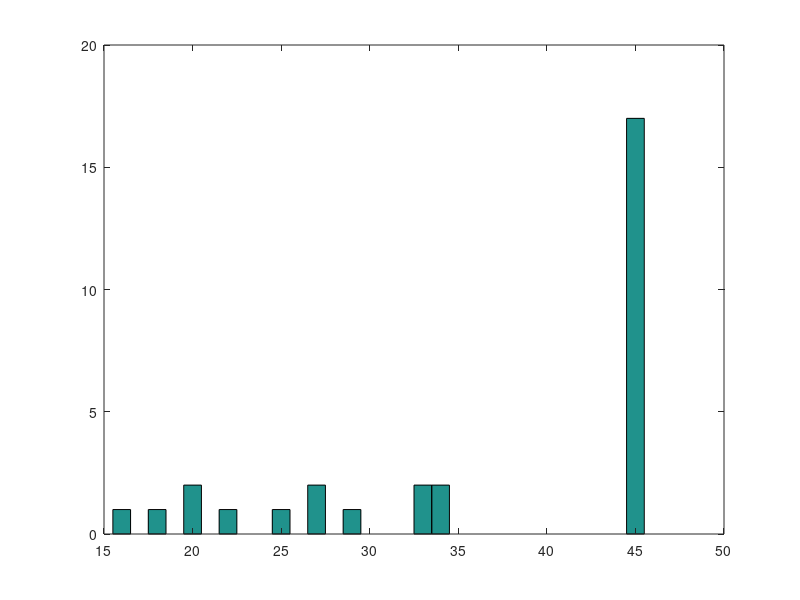
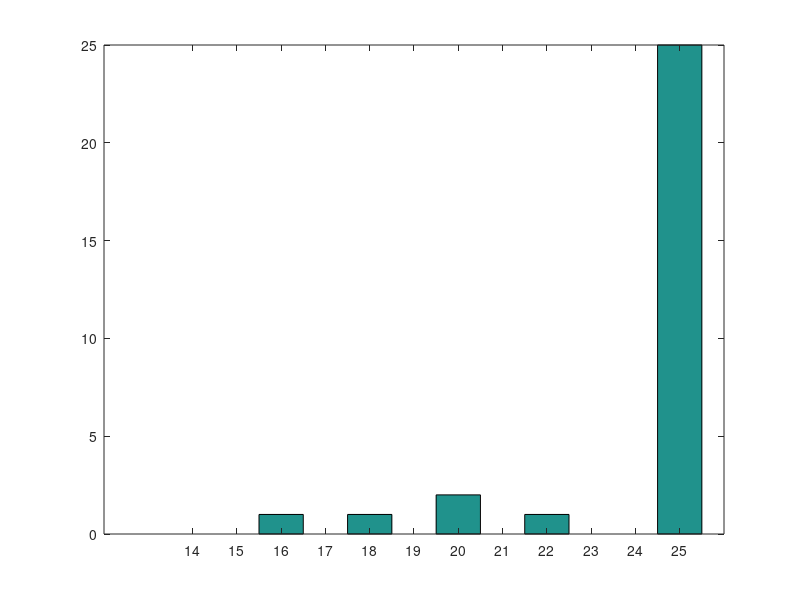

Write the MATLAB code that produced these figures, in order. (Note: this script raises an error after producing the figures.)
%function compile_rgc_fulldataset
close all
clear all
n_obs=0;
day = [1 1 1 2 3 3 ];

PostnatalAge = [45 45 45 45 45 45 45 29 33 33 34 34 45 45 45 45 45 45 27 45 27 18 45 22 45 45 20 20 25 16]
% PostnatalAge(PostnatalAge==60)=30;
figure
hist(PostnatalAge,min(PostnatalAge):max(PostnatalAge))

figure
hist(PostnatalAge(PostnatalAge<60),14:25)

agelist=sort(unique(PostnatalAge));
agelist=agelist(agelist~=25);

 
analysisPath = 'E:\Wayne Matlab data\Wayne data\analysis files\rgc\'
afile = { 'analysis_01312014_anesRGC_rec1new_P45.mat'...
    'analysis_02182014_anesRGC_rec1cluster2_P45.mat'...
    'analysis_02212014_anesRGC_rec1c_P45.mat'...
    'analysis_02272014_anesRGC_rec2b_P45.mat'...
    'analysis_03142014_anesRGC_rec1_P45.mat'...
    'analysis_03142014_anesRGC_rec2a_P45.mat'...
    'analysis_03172014_anesRGC_rec1acluster2_P45.mat'...
    'analysis_03212014_anesRGC_rec1_P29.mat'...
    'analysis_03252014_anesRGC_rec1_P33.mat'...
    'analysis_03252014_anesRGC_rec2_P33.mat'...
    'analysis_03262014_anesRGC_rec1b_P34.mat'...
    'analysis_03262014_anesRGC_rec2_P34.mat'...
    'analysis_03312014_anesRGC_rec1_P45.mat'...
    'analysis_04022014_anesRGC_rec1_P45.mat'...
    'analysis_04022014_anesRGC_rec2_P45.mat'...
    'analysis_04232014_anesRGC_rec1_P45.mat'...
    'analysis_04252014_anesRGC_rec1_P45.mat'...
    'analysis_04302014_anesRGC_rec1_P45.mat'...
    'analysis_05012014_anesRGC_rec1b_P27.mat'...
    'analysis_05142014_anesRGC_rec1_P45.mat'...
    'analysis_05222014_anesRGC_rec1_P27.mat'...
    'analysis_06032014_anesRGC_rec1_P18.mat'...
    'analysis_06112014_anesRGC_rec1_P45.mat'...
    'analysis_06242014_anesRGC_rec1_P22.mat'...
    'analysis_06272014_anesRGC_rec1_P45.mat'...
    'analysis_06272014_anesRGC_rec2_P45.mat'...
    'analysis_07092014_anesRGC_rec1_P20.mat'...
    'analysis_07102014_anesRGC_rec1new_P20.mat'...
    'analysis_07282014_anesRGC_rec1_P25.mat'...
    'analysis_08132014_anesRGC_rec1b_P16.mat'...
    };

histoPath = 'C:\data\matlab data\Wayne Matlab data\histology\development histology\'
histfile = { '','';...
    '','';...
    '','';... 
    '','';...
    '','';...
    '','';...
    '','';...
    '','';...
    '','';...
    '','';...
    '','';...
    '','';...
    '','';...
    '','';...
    '','';...
    '','';...
    '','';...
    '','';...
    '','';...
    '','';...
    '','';...
    '','';...
    '','';...
    '','';...
    '','';...
    '','';...
    '','';...
    '','';...
    '','';...
    '','';...
    };


for i = 1:length(afile)
     afile{i} = [analysisPath afile{i}];
    for s = 1:2  
    if ~isempty(histfile{i,s})
        histfile{i,s} = [histoPath histfile{i,s}];
    end
    end
end



%%% WWT
%%% note - this assumes both shanks are in roughly same A/P position

% lgnPos  = [0 0 3 3 4 0 0 0 0 0 0 0 3 0 0 0 2 3 1 3 0 0 0 0 2 1 4 3 1 1 2 2 1 4 2 4 3 2 2];
% 
% %%% lgnPos = ceil(5*rand(length(afile),1));
% 
% length(afile)
% length(histfile)
% length(lgnPos)
% 
% [anatomy sections]=LGN_histo_twoshank(histfile, lgnPos);
% 
% 
 numsites = ones(1,length(histfile));
% 
% 
% % manual_type = xlsread('C:\data\lgn rf project_new0824\lgn_analysis\lgn types 091412.xlsx','A1:A294');
% % manual_outside = xlsread('C:\data\lgn rf project_new0824\lgn_analysis\lgn types 091412.xlsx','B1:B294');
% % manual_outside(isnan(manual_outside))=0;
 n=0;

 clear mv_all
for i = 1:length(afile);
    i
    clear displayOffset drift mv fl wn wn_movement
    load(afile{i});
    cell_range = n+(1:length(drift));
    n=n+length(drift);
    size(wn)
    if size(wn,2)==2
        wn_all(cell_range,:)=wn
    else
        wn_all(cell_range,1)=wn
    end
    drift_all(cell_range)=drift;

    fl_all(cell_range)=fl;
    if exist('wn_movement','var')
        if ~isfield(wn_movement,'spikes')
            wn_movement(1).freqs = NaN; wn_movement(1).mv_lfp = NaN; wn_movement(1).mvlfp_tdata=NaN;
            wn_movement(1).speed = NaN; wn_movement(1).spikes = NaN; wn_movement(1).lfpV = NaN; wn_movement(1).lfpT=NaN;
            wn_movement(1).frameNum=NaN; wn_movement(1).frameT=NaN;
        end
        movement_all(cell_range)=wn_movement;
    end
    
    age(cell_range) = PostnatalAge(i);
    site(cell_range)=i;
    cell_id(cell_range,:) = cells;
    if size(wv,1)>19
        wv=wv(1:19,:);
    end
    wvform(cell_range,:) = wv';
    if ~exist('displayOffset')
        display(sprintf('need to add display for file %d',i))
       % input('press return to continue')
        displayOffset =45;
        displayHeight=4;
    end
    offsetX(cell_range)=displayOffset;
    offsetY(cell_range)=displayHeight*atand(1/25);

    
end

wn_degperpix = wn(end).degperpix;

clear p
n_sta=0;
%%% fit wn movie stas
wn_cr=nan(n,2);
for eye=1:2;
    for cell_n = 1:n
        cell_n
        wn_all(cell_n,eye).sta_fit=[nan nan nan nan nan nan ];
        wn_all(cell_n,eye).fitsta=nan;
        if ~isempty(wn_all(cell_n,eye).N)
            
            wn_cr(cell_n,eye) = (wn_all(cell_n,eye).crf(10) - wn_all(cell_n,eye).crf(1));
            eye
            for s =1:3
                sta = double(squeeze(wn_all(cell_n,eye).svd_xy(s,:,:)));
                
                [fit g]= fitLGNrf(sta);
                background = find(abs(g-fit(2))<(0.1*abs(fit(1))));
                if fit(1)>1 | fit(3)<1 | fit(4)<1 | fit(3)>size(sta,1) | fit(4)>size(sta,2)
                    break
                end
                z=abs(fit(1))/std(sta(background))
                
                if z>6
                    wn_all(cell_n,eye).sta_t = wn_all(cell_n,eye).svd_t(:,s);
                    if wn_all(cell_n,eye).sta_t(6)<0;
                        wn_all(cell_n,eye).sta_t = wn_all(cell_n,eye).sta_t *-1;
                        fit(1) = fit(1)*-1;
                        fit(2)=fit(2)*-1;
                    end
                    wn_all(cell_n,eye).sta_fit=fit;
                    wn_all(cell_n,eye).sta_final=sta;
                    wn_all(cell_n,eye).zscore=z;
                    wn_all(cell_n,eye).fitsta= g;
                    %                 figure
                    %                 subplot(2,2,1)
                    %                 imagesc(sta); axis equal; axis tight;
                    %
                    %                 subplot(2,2,2)
                    %                 imagesc(g);axis equal; axis tight;
                    %
                    %                 subplot(2,2,4);
                    %                 plot(wn_all(cell_n,eye).sta_t)
                    %                 xlim([0 30])
                    %
                    
                    n_sta=n_sta+1;
                    break
                end
            end
        end
    end
end

for cell_n=1:n
wn_spont(cell_n) = mean(wn_all(cell_n,1).crf([1 20]))/600;
end
figure
hist(wn_spont);
% figure
% plot(dr_spont,wn_spont,'o')




[sp sperr] = sortbyage(wn_spont',age,agelist,1);
figure
errorbar(agelist,sp,sperr);
ylabel('wn spont rate (sp/sec)')

[wnamp wnerr] = sortbyage(wn_cr(:,1)/600,age,agelist,1);
figure
errorbar(agelist,wnamp,wnerr)
ylabel('evoked wn firing (sp/sec)')

ind=0;
tmin=zeros(1,cell_n); tmax = tmin; wn_lat=tmin;

x0 = nan(n,1); y0 = nan(n,1); wx=nan(n,1),wy=nan(n,1);A = nan(n,1); wn_resp = nan(n,1); wn_phase=nan(n,1);
tmin= nan(n,1); tmax=nan(n,1); wn_lat = nan(n,1); wn_cr_norm=nan(n,1);wn_adapt=nan(n,1); dom_eye=ones(n,1)
mv_x0 = nan(n,1); mv_y0=nan(n,1); fl_x0=nan(n,1); fl_y0=nan(n,1);
dom_eye(wn_cr(:,2)>1000 & wn_cr(:,2)>wn_cr(:,1)& wn_cr(:,1)>-10^3)=2;
figure
scatter(wn_cr(:,1),wn_cr(:,2),6,dom_eye)
xlabel('contra eye response')
ylabel('ipsi eye response');
legend('contra unit','ipsi unit')


age(age==60)=30;




%%% fill in white noise params
for cell_n=1:n
    for eye=1:2
        
        if ~isempty(wn_all(cell_n,eye).N)
            if eye==dom_eye(cell_n);
                %                 if eye==2
                %                     keyboard
                %                 end;
                dom_eye(cell_n)=eye;
                wn_resp(cell_n) = wn_all(cell_n,eye).responsiveness(1);
                wn_phase(cell_n) =wn_all(cell_n,eye).phase;
                A(cell_n) = wn_all(cell_n,eye).sta_fit(1);
                wx(cell_n)=abs(wn_all(cell_n,eye).sta_fit(6));
                wy(cell_n)=abs(wn_all(cell_n,eye).sta_fit(5));
                x0(cell_n)= (wn_all(cell_n,eye).sta_fit(4) - 64)*wn_degperpix + offsetX(cell_n);
                y0(cell_n)= (wn_all(cell_n,eye).sta_fit(3) - 38)*wn_degperpix ;  %%% top of monitor = -38, bottom = 38,  so moving upward means more negative
                y0(cell_n) = -y0(cell_n) + offsetY(cell_n);  %%% invert so y goes from bottom up
                if ~isempty(wn_all(cell_n,eye).sta_t)
                    [z wn_lat(cell_n)] = max(wn_all(cell_n,eye).sta_t);
                    tmax(cell_n)=max(wn_all(cell_n,eye).sta_t - wn_all(cell_n,eye).sta_t(1))*sign(A(cell_n));
                    tmin(cell_n)=min(wn_all(cell_n,eye).sta_t- wn_all(cell_n,eye).sta_t(1))*sign(A(cell_n));
                end
                %wn_cr(cell_n) = (wn_all(cell_n,eye).crf(10) - wn_all(cell_n,eye).crf(1));
                wn_cr_dom(cell_n) = wn_cr(cell_n,eye);
                wn_cr_norm(cell_n) = (wn_all(cell_n,eye).crf(10) - wn_all(cell_n,eye).crf(1)) ./ ( (wn_all(cell_n,eye).crf(10) + wn_all(cell_n,eye).crf(1)));
                up = mean(wn_all(cell_n,eye).crf(1:10)); dn = mean(wn_all(cell_n,eye).crf(11:20));
                if up~=0
                    wn_adapt(cell_n) = dn/up;
                end
                
            
                if ~isstruct(fl_all(cell_n))
                    fl_x0(cell_n) = NaN; fl_y0(cell_n)=NaN;
                else
                    if ~isempty(fl_all(cell_n).sta_pos)
                        fl_x0(cell_n) = fl_all(cell_n).sta_pos(1)*fl_all(length(wn_all)).degperpix + offsetX(cell_n);
                        fl_y0(cell_n) = -fl_all(cell_n).sta_pos(2)*fl_all(length(wn_all)).degperpix +offsetY(cell_n);
                    end
                end
                
            end
        end
    end
end


tratio=-tmin./tmax;
tratio(tratio>1)=1;


%%% flash spots
for cell_n = 1:n
    f= fl_all(cell_n);
    if ~isempty(f.N)
        flash_spont = mean(f.onset_hist(f.onset_bins<0.25))
        %     figure
        %      for r = 1:2
        %          hold on
        %          if r==1
        %          plot(f.onset_bins(1:end-1),squeeze(mean(f.onset_hist(r,:,:),2)))
        %          else
        %            plot(f.onset_bins(1:end-1),squeeze(mean(f.onset_hist(r,:,:),2)),'r')
        %          end
        %      end
        
        [junk fl_onoff(cell_n) ] = max(nanmean(f.hist_all,2));
        
        sz= squeeze(f.hist_all(fl_onoff(cell_n),:))-f.spont;
        fl_sztune(cell_n,:)=sz;
        [fl_amp(cell_n) fl_sz(cell_n)] = max(sz) ;
        fl_supp(cell_n) = sz(end)/max(sz);
        fl_spont(cell_n) = f.spont;
        c=corrcoef(squeeze(mean(f.onset_hist(1,:,:),2)), squeeze(mean(f.onset_hist(2,:,:),2)));
        fl_onoffcorr(cell_n) =c(2,1);
        use_sizes = find(sz>0.5*max(sz))
        for r=1:2
            
            h = squeeze(mean(f.onset_hist(r,use_sizes,:),2))-f.spont;
            fl_tseries(cell_n,r,:) = h;
            [onset(cell_n,r) onset_lat(cell_n,r)]=max(h(f.onset_bins>=0.3 & f.onset_bins<0.55));
            onset_sust(cell_n,r) = mean(h(f.onset_bins>=0.3 & f.onset_bins<0.55))/onset(cell_n,r);
            [offset(cell_n,r) offset_lat(cell_n,r)]=max(h(f.onset_bins>=0.55 & f.onset_bins<0.8));
            offset_sust(cell_n,r) = mean(h(f.onset_bins>=0.55 & f.onset_bins<0.8))/offset(cell_n,r);
        end
        
        
        if f.lag==1  %%% responds to offset
            fl_lat(cell_n)=offset_lat(cell_n,fl_onoff(cell_n));
            sustain(cell_n) =offset_sust(cell_n,fl_onoff(cell_n));
        else
            sustain(cell_n) =onset_sust(cell_n,fl_onoff(cell_n));
            fl_lat(cell_n)=onset_lat(cell_n,fl_onoff(cell_n));
        end
        fl_onset_amp(cell_n) = onset(cell_n,fl_onoff(cell_n));
        fl_lag(cell_n) = f.lag;
        fl_onoff(cell_n) = 2*(fl_onoff(cell_n)-1.5);
        if fl_lag(cell_n)==1  %%% if a cell responds with 1 frame delay, it is responding to offset
            fl_onoff(cell_n)=-1*fl_onoff(cell_n);
        end
    end
end

fl_thresh=1;


%%% set age bins
ageBins = [14 20; 21 34; 45 50]';
[sp sperr] = sortbyage(wn_spont',age,ageBins,1);
figure
errorbar(mean(ageBins,1),sp,sperr);
ylabel('wn spont rate (sp/sec)')


[supp supperr] = sortbyage(fl_supp',age,agelist,fl_amp>fl_thresh );
figure
errorbar(agelist,supp, supperr);
ylabel('size suppression');

[sz szerr] = sortbyage(fl_sz',age,agelist,fl_amp>fl_thresh);
figure
errorbar(agelist,sz, szerr);
ylabel('pref size')

[lat laterr] = sortbyage(fl_lat',age,agelist,fl_amp>fl_thresh);
figure
errorbar(agelist,lat, laterr);
ylabel('flash spot latency (frames)')

[resp resperr] = sortbyage(wx,age,agelist,1)
figure
errorbar(agelist,resp, resperr);
ylabel('wx white noise)')

%%wayne
[resp resperr] = sortbyage(wx,age,ageBins,1)
figure
hold on
errorbar(mean(ageBins,1),resp, resperr);
bar(mean(ageBins,1),resp);
ylabel('wx from wn (sp/sec)')

[resp resperr] = sortbyage(fl_amp',age,agelist,1)
figure
errorbar(agelist,resp, resperr);
ylabel('spot response (sp/sec)')


[resp resperr] = sortbyage(fl_amp'>fl_thresh,age,agelist,1)
figure
errorbar(agelist,resp, resperr);
ylabel('% responsive')



fl_type= nan(size(fl_lag));
fl_type(fl_lag==0)=1;
fl_type(fl_lag==1)=2;


%n_obs=n_obs+1; obs_name{n_obs} = 'fl size supp'; obs(:,n_obs) = fl_supp;


fl_sz(fl_amp<fl_thresh)=nan;
fl_lag(fl_amp<fl_thresh)=nan;
fl_type(fl_amp<fl_thresh)=nan;
sustain(fl_amp<fl_thresh)=nan;
fl_onoff(fl_amp<fl_thresh)=nan;
fl_lat(fl_amp<fl_thresh)=nan;
fl_onoffcorr(fl_amp<fl_thresh)=nan;

fl_x0(fl_amp<fl_thresh)=nan;
fl_x0(fl_x0<-20)=nan;
fl_y0(fl_amp<fl_thresh)=nan;

sustain(sustain<0)=nan;
sustain(sustain>1)=nan;


sustain_norm = sustain;
sustain_norm(sustain_norm<0)=0;
sustain_norm(fl_onset_amp<2)=nan;


clear driftOSI driftDSI

%%% drifting gratings
for cell_n=1:length(histox)
    d = drift_all(cell_n);
    dr_spont(cell_n)=d.spont(1);
    tfs = squeeze(nanmean(d.orient_tune(1:2,:,:),3));
    tf_ratio(cell_n,:) = (tfs(2,:)-tfs(1,:))./(tfs(2,:) + tfs(1,:));
    %figure('Name',sprintf('cell %d',cell_n))
    color = {'b','r'};
    [sf_amp(cell_n) peak_sf(cell_n)] = max(squeeze(mean(nanmean(d.sf_tune(:,1:2,:),2),1)));
    
    drift_amp(cell_n) = max(max(max(d.orient_tune)));
    for r=1:2  %%% tempfreq
        lowsf(cell_n,r)=d.sf_tune(r,1,1);
        for f=1:2  %%% F0 F1
            [peak_amp peak_tf(cell_n)] = max(squeeze(nanmean(d.sf_tune(:,f,:),3)));
            drift_os = squeeze(d.orient_tune(r,f,:));
            [dr_osi(cell_n,r,f) dr_prefO(cell_n,r,f)]= calcOSI(drift_os,0);
            [dr_dsi(cell_n,r,f) dr_prefD(cell_n,r,f)]= calcOSI(drift_os,1);
            
            %                 subplot(2,2,f)
            %                 hold on
            %                 plot(drift_os,color{r});
            %                 title(sprintf('tfratio %f',tf_ratio(cell_n,f)));
            
            drift_sf= squeeze(d.sf_tune(r,f,:));
            %                 subplot(2,2,f+2)
            %                 hold on
            %                 plot(drift_sf,color{r});
            %                 title(sprintf('peak sf %d',peak_sf(cell_n)));
            %axis([1 8 min(0,min(drift_os)) max(drift_os)])
        end
    end
    pref_tf = round(sign(tf_ratio(cell_n,1))/2 + 1.5);
    if isnan(pref_tf)
        pref_tf = 1;
    end
    driftOSI(cell_n,:) = dr_osi(cell_n,pref_tf,:);
    driftDSI(cell_n,:) = dr_dsi(cell_n,pref_tf,:);
    driftOSItheta(cell_n,:) = dr_prefO(cell_n,pref_tf,:);
    driftDSItheta(cell_n,:) = dr_prefD(cell_n,pref_tf,:);
    driftF1F0(cell_n)=sum(d.orient_tune(pref_tf,2,:)) / sum(d.orient_tune(pref_tf,1,:)); %%% replace with max?
    %         driftF1F0(cell_n)=max(d.orient_tune(pref_tf,2,:)) / max(d.orient_tune(pref_tf,1,:)); %%% replace with max?
    lowpass(cell_n) = lowsf(cell_n,pref_tf);
end


[resp resperr] = sortbyage(sf_amp',age,agelist,1);
figure
errorbar(agelist,resp,resperr);
ylabel('grating response (sp/sec)');

[resp resperr] = sortbyage(sf_amp'>1,age,agelist,1);
figure
errorbar(agelist,resp,resperr);
ylabel('% responsive (>1sp/sec)');

[sf sferr] = sortbyage(peak_sf',age,agelist,sf_amp>2)
figure
errorbar(agelist,sf,sferr);
ylabel('peak sf (cpd)');

[sp sperr] = sortbyage(dr_spont',age,agelist,1)
figure
errorbar(agelist,sp,sperr);
ylabel('spont rate (sp/sec)');

[osi osierr] = sortbyage(driftOSI(:,1)>0.2,age,agelist,sf_amp>2);
figure
errorbar(agelist,osi,osierr);
ylabel('fraction orientation selective >0.2')


[dsi dsierr] = sortbyage(driftDSI(:,1)>0.2,age,agelist,sf_amp>2);
figure
errorbar(agelist,dsi,dsierr);
ylabel('fraction direction selective >0.2')

sbc= (wn_cr_dom<-1*10^3);

[sbc_frac sbc_err] = sortbyage(sbc',age,agelist,1);
figure
errorbar(agelist,sbc_frac,sbc_err);
ylabel('fraction sbc');


thresh=3;
mv_osi(mv_amp<thresh)=nan;
mv_dsi(mv_amp<thresh)=nan;
mv_spd(mv_amp<thresh)=nan;
mv_spd_ratio(mv_amp<thresh)=nan;
mv_x0(mv_amp<thresh)=nan;
mv_y0(mv_amp<thresh)=nan;

d_thresh=1;
driftF1F0(driftF1F0<0)=0;
tf_ratio(tf_ratio>1)=1;
tf_ratio(tf_ratio<-1)=-1;
tf_ratio(sf_amp<d_thresh)=nan;
peak_sf(sf_amp<d_thresh)=nan;
driftDSI(sf_amp<d_thresh,:)=nan;
driftOSI(sf_amp<d_thresh,:)=nan;
driftF1F0(sf_amp<d_thresh)=nan;




%%% lots of misc figs
for misc_figs = 1:0
    figure
    hist(wn_cr);
    
    figure
    hist(wn_cr_norm)
    
    figure
    polar(wn_phase,wn_resp,'o');
    figure
    plot(wn_resp.*cos(wn_phase),wn_cr_norm,'o');
    
    %%% wn amplitudes
    figure
    hist(A)
    sum(~isnan(A))/length(A)
    
    %%% wn sizes
    figure
    plot(wx*0.7,wy*0.7,'o');
    axis([0 10 0 10])
    axis square
    
    
    
    
    %%% wn on/off
    figure
    plot(tmax,tmin,'o')
    axis([-1 1 -1 1])
    axis square
    
    %%% wn latency
    figure
    hist(wn_lat(wn_lat>0))
    
    %%% wn sites
    figure
    color = {'bo','go','ro','co','mo','yo','ko'};
    for i=1:length(afile);
        hold on
        plot(x0(site==i),y0(site==i),color{mod(i,7)+1})
        
    end
    axis ij
    
    
    figure
    plot(tmin./tmax,wx,'o')
    
    figure
    plot(fl_lag,wx,'o')
    xlabel('flash_lag');
    ylabel('width deg');
    
    figure
    plot(x0,wx,'o')
    axis([0 128 0 15])
    xlabel('x - deg');
    ylabel('width x - deg');
    
    figure
    plot(x0,wy,'o')
    
    figure
    hist(fl_lat(fl_amp>4 & fl_lag==0));
    
    figure
    hist(sustain(fl_amp>4 & fl_lag==0));
    
    
    figure
    hist(tmin./tmax)
    
    figure
    plot(fl_lat(fl_amp>2 & fl_lag==0),sustain(fl_amp>2 & fl_lag==0),'o' );
    
    
    figure
    plot(tmax(fl_lag==0),tmin(fl_lag==0),'o')
    hold on
    plot(tmax(fl_lag==1),tmin(fl_lag==1),'ro')
    
    figure
    plot(fl_sz(fl_amp>4),wx(fl_amp>4),'o');
    hold on
    plot(fl_sz(fl_amp>4),wy(fl_amp>4),'go');
    figure
    plot(onset);
    figure
    plot(offset);
    
    figure
    plot(fl_onoff(fl_amp>4),tmax(fl_amp>4),'o')
    
    figure
    plot(onset(:,1),onset(:,2),'o')
    xlabel('off response onset')
    ylabel('on response onset')
    axis equal
    figure
    plot(onset(:,1),offset(:,2),'o');
    axis equal
    hold on
    plot(onset(:,2),offset(:,1),'ro')
    axis equal
    
    figure
    for i =1:2
        hold on
        if i==1
            plot(x0(fl_lag==0),y0(fl_lag==0),'o');
        elseif i==2
            plot(x0(fl_lag==1),y0(fl_lag==1),'go');
        end
    end
    title('position - lag =0 vs 1')
    axis ij
    
    fl_responder=find(onset>5)
    figure
    plot(onset_sust(fl_responder),onset_lat(fl_responder),'o')
    
    figure
    hist(onset_sust(onset>5));
    
    figure
    hist(onset_lat(onset>5),0:10)
    
    figure
    plot(fl_sz(fl_amp>1),fl_amp(fl_amp>1),'o')
    
    figure
    hist(fl_supp(fl_amp>2))
    
    figure
    plot(fl_lag(fl_amp>4),fl_supp(fl_amp>4),'o')
    
    
    fl_resp = find(fl_amp>4 | (fl_amp>2 & fl_spont<1))
    
end

for histo_analysis=1:0
    
    fl_y0 = fl_y0 - (nanmean(fl_y0)-nanmean(y0));
    mv_y0 = mv_y0 - (nanmean(mv_y0)-nanmean(y0));
    fl_x0 = fl_x0 - (nanmean(fl_x0)-nanmean(x0));
    mv_x0 = mv_x0 - (nanmean(mv_x0)-nanmean(x0));
    
    meanx0 = nanmean([x0 fl_x0 mv_x0],2);
    meany0 = nanmean([y0 fl_y0 mv_y0],2);
    
    offsets = zeros(length(x0),max(day));
    for i = 1:max(day);
        offsets(:,i)=(day(site)==i)';
    end
    
    %xyz = [ones(size(x0)) alignedX' alignedY' histSection'*200];
    xyz = [offsets alignedX' alignedY' histSection'*200];
    
    xc = regress(meanx0,xyz);
    yc = regress(meany0,xyz);
    xfit = xyz*xc;
    yfit = xyz*yc;
    
    colordef white
    figure
    scatter(meanx0,xfit,8,site);
    xlabel('x0'); ylabel('xfit');
    axis equal
    
    figure
    scatter(meany0,yfit,8,site);
    xlabel('y0'); ylabel('yfit');
    axis equal
    
    figure
    plot(x0,mv_x0,'o');
    xlabel('wn x0'); ylabel('mv x0')
    hold on; axis equal
    plot([0 100],[0 100])
    
    
    figure
    plot(y0,mv_y0,'o')
    xlabel('wn y0'); ylabel('mv y0')
    hold on; axis equal
    plot([0 100],[0 100])
    
    
    figure
    plot(x0,fl_x0,'o');
    xlabel('wn x0'); ylabel('fl x0')
    hold on; axis equal
    plot([0 100],[0 100])
    
    figure
    plot(y0,fl_y0,'o')
    xlabel('wn y0'); ylabel('fl y0')
    hold on; axis equal
    plot([0 100],[0 100])
    
end


% figure
% hold on
% for siteN = 1:32
%     pts = find(site==siteN);
%     plot(histoy(pts),meany0(pts)')
%     if sum(~isnan(meany0(pts)))>1
%         yc = regress(meany0(pts),[ones(size(meany0(pts))) histoy(pts)']);
%         scale(siteN) = yc(2);
%     end
% end

figure
plot(histox,histoy,'o')
axis equal
n_obs=0;
clear obs_name obs

for setup_obs=1:1
    n_obs=n_obs+1; obs_name{n_obs} = 'histox'; obs(:,n_obs) = histox;
    n_obs=n_obs+1; obs_name{n_obs} = 'histoy'; obs(:,n_obs)=histoy;
    n_obs=n_obs+1; obs_name{n_obs} = 'hist sections'; obs(:,n_obs)=histSection;
    n_obs=n_obs+1; obs_name{n_obs} = 'x0'; obs(:,n_obs) = x0;
    n_obs=n_obs+1; obs_name{n_obs} = 'y0'; obs(:,n_obs)=y0;
    n_obs=n_obs+1; obs_name{n_obs} = 'eye'; obs(:,n_obs) = dom_eye;
    n_obs=n_obs+1; obs_name{n_obs} = 'manual type'; obs(:,n_obs) = manual_type;
    n_obs=n_obs+1; obs_name{n_obs} = 'sta amp'; obs(:,n_obs)=A;
    n_obs=n_obs+1; obs_name{n_obs} = 'flash on/off'; obs(:,n_obs) = fl_onoff;
    
    n_obs=n_obs+1; obs_name{n_obs} = 'tminmax'; obs(:,n_obs) = tratio;
    n_obs=n_obs+1; obs_name{n_obs} = 'wx'; obs(:,n_obs) = wx;
    n_obs=n_obs+1; obs_name{n_obs} = 'wy'; obs(:,n_obs)=wy;
    n_obs=n_obs+1; obs_name{n_obs} = 'sta latency'; obs(:,n_obs) = wn_lat;
    n_obs=n_obs+1; obs_name{n_obs} = 'flash latency'; obs(:,n_obs) = fl_lat;
    
    n_obs=n_obs+1; obs_name{n_obs} = 'peak size'; obs(:,n_obs) = fl_sz;
    n_obs=n_obs+1; obs_name{n_obs} = 'fl_lag'; obs(:,n_obs) = fl_lag;
    n_obs=n_obs+1; obs_name{n_obs} = 'offset-onset'; obs(:,n_obs)=-fl_type;
    n_obs=n_obs+1; obs_name{n_obs} = 'sustain'; obs(:,n_obs) = sustain;
    n_obs=n_obs+1; obs_name{n_obs} = 'onfoff corr'; obs(:,n_obs) = fl_onoffcorr;
    
    n_obs=n_obs+1; obs_name{n_obs} = 'mv osi'; obs(:,n_obs) =mv_osi;
    n_obs=n_obs+1; obs_name{n_obs} = 'mv dsi'; obs(:,n_obs) = mv_dsi;
    n_obs=n_obs+1; obs_name{n_obs} = 'peak speed'; obs(:,n_obs) = mv_spd;
    n_obs=n_obs+1; obs_name{n_obs} = 'mv sp ratio'; obs(:,n_obs) = mv_spd_ratio;
    
    n_obs=n_obs+1; obs_name{n_obs} = 'TF ratio'; obs(:,n_obs) = tf_ratio(:,1)';
    n_obs=n_obs+1; obs_name{n_obs} = 'peakSF'; obs(:,n_obs) = peak_sf;
    %n_obs=n_obs+1; obs_name{n_obs} = 'drift amp'; obs(:,n_obs) = sf_amp;
    
    d = driftDSI(:,1)';
    d(d>0.3)=d(d>0.3)+0.1;
    n_obs=n_obs+1; obs_name{n_obs} = 'DSI'; obs(:,n_obs) = d;
    %   n_obs=n_obs+1; obs_name{n_obs} = 'driftDSI1'; obs(:,n_obs) = driftDSI(:,2)';
    
    d = driftOSI(:,1)';
    d(d>0.33)=d(d>0.33)+0.1;
    n_obs=n_obs+1; obs_name{n_obs} = 'OSI'; obs(:,n_obs) = d;
    %  n_obs=n_obs+1; obs_name{n_obs} = 'driftOSI1'; obs(:,n_obs) = driftOSI(:,2)';
    n_obs=n_obs+1; obs_name{n_obs} = 'F1/F0'; obs(:,n_obs) = driftF1F0;
    
    n_obs=n_obs+1; obs_name{n_obs} = 'contrast resp'; obs(:,n_obs) = wn_cr_dom;
    n_obs=n_obs+1; obs_name{n_obs} = 'contrast resp_norm'; obs(:,n_obs)=wn_cr_norm;
    n_obs=n_obs+1; obs_name{n_obs} = 'sbc'; obs(:,n_obs)=(wn_cr_dom<-1*10^3);
    n_obs=n_obs+1; obs_name{n_obs} = 'wn adapt'; obs(:,n_obs)=wn_adapt;
    n_obs=n_obs+1; obs_name{n_obs} = 'spont'; obs(:,n_obs) = dr_spont;
    
end


figure
for i = 1:n_obs;
    subplot(5,7,i)
    [h b]=hist(obs(:,i));
    bar(b,h);
end


%usedcells= find(inside & ~(isnan(obs(:,4)) & isnan(obs(:,16))&isnan(obs(:,24))));
resp =~isnan(obs(:,find(strcmp(obs_name,'sta amp'))))+  ~isnan(obs(:,find(strcmp(obs_name,'offset-onset')))) +...
    ~isnan(obs(:,find(strcmp(obs_name,'peak speed'))))+  ~isnan(obs(:,find(strcmp(obs_name,'F1/F0')))) ;

sbc = wn_cr_dom<-1*10^3;
sbc=sbc';

usedcells = find(manual_type~=0)
%usedcells = find(inside & resp>=1| sbc);
%usedcells = 1:length(sbc);
%usedcells=find(manual_type>=1 & manual_type<=2)
length(usedcells)

obs_used = obs(usedcells,:);
obs_used=replaceNan(obs_used,obs_name,'DSI',0);
obs_used=replaceNan(obs_used,obs_name,'OSI',0);
obs_used=replaceNan(obs_used,obs_name,'mv osi',0);
obs_used=replaceNan(obs_used,obs_name,'mv dsi',0);
obs_used=replaceNan(obs_used,obs_name,'sta amp',0);
obs_used=replaceNan(obs_used,obs_name,'peak speed',3);
obs_used=replaceNan(obs_used,obs_name,'mv sp ratio',0);

obs_norm = (obs_used-repmat(nanmean(obs_used),size(obs_used,1),1))./repmat(nanstd(obs_used),size(obs_used,1),1);
obs_norm(obs_norm>2)=2;
obs_norm(obs_norm<-2)=-2;

figure
for i = 1:n_obs;
    subplot(5,7,i)
    [h b]=hist(obs_norm(:,i));
    bar(b,h);
    set(gca,'Ytick',[])
    title(obs_name{i})
end

labels  ={};
for i = 1:length(obs_name);
    labels{i} = sprintf('%s  %d',obs_name{i},i);
end

figure
pcorr = corrcoef(obs_norm,'rows','pairwise');
pcorr(isnan(pcorr))=0;
imagesc(pcorr)
set(gca,'YTickLabel',labels)
set(gca,'YTick',1:length(obs_name))
title('pairwise')

labels  ={};
for i = 1:length(obs_name);
    labels{i} = sprintf('%s  %d',obs_name{i},i);
end

start_obs=8;
used_obs=start_obs:n_obs;
used_obs=used_obs(used_obs~=find(strcmp(obs_name,'fl_lag'))); %%% fl_lag (1,2 are the only meaningful)
used_obs=used_obs(used_obs~=find(strcmp(obs_name,'contrast resp_norm'))); %%% cr_norm (captured by cr)
%used_obs=used_obs(used_obs~=find(strcmp(obs_name,'driftDSI1'))); %%% drift DSI F1
%used_obs=used_obs(used_obs~=find(strcmp(obs_name,'driftOSI1')));  %%% drift OSI F1
used_obs=used_obs(used_obs~=find(strcmp(obs_name,'wx'))); %%% drift DSI F1
used_obs=used_obs(used_obs~=find(strcmp(obs_name,'wy')));  %%% drift OSI F1
%used_obs=used_obs(used_obs~=find(strcmp(obs_name,'sustain')));  %%% sustained / trans from flash; redundant with lag
used_obs=used_obs(used_obs~=find(strcmp(obs_name,'tminmax')));  %%% drift OSI F1
used_obs=used_obs(used_obs~=find(strcmp(obs_name,'wn adapt')));  %%% drift OSI F1


used_obs=used_obs(used_obs~=find(strcmp(obs_name,'mv sp ratio')));  %%% redundant with speed
used_obs=used_obs(used_obs~=find(strcmp(obs_name,'mv dsi')));  %%% redundant with mv osi
used_obs=used_obs(used_obs~=find(strcmp(obs_name,'mv osi')));  %%% redundant with mv osi
obs_id = find(strcmp(obs_name,'sbc'))
obs_norm(:,obs_id) = obs_norm(:,obs_id)*1.5;
obs_id = find(strcmp(obs_name,'OSI'))
obs_norm(:,obs_id) = obs_norm(:,obs_id)*1.5;
obs_id = find(strcmp(obs_name,'DSI'))
obs_norm(:,obs_id) = obs_norm(:,obs_id)*1.5;
used_obs=used_obs(used_obs~=find(strcmp(obs_name,'sbc')));  %%% redundant with speed


%used_obs=used_obs(used_obs~=find(strcmp(obs_name,'dr spont'))); %%% drift DSI F1

%
% e = eig(pcorr(used_obs,used_obs));
% figure
% plot(e(end:-1:1));
% [v d] = eig(pcorr(used_obs,used_obs));
% figure
% imagesc(v(:,size(v,2):-1:1));
% set(gca,'YTickLabel',labels(used_obs))
% set(gca,'YTick',1:length(obs_name))
% title('pairwise corr')
close all

%%% perform clustering!!!
for rep=2:2;
    for c_rep=6:6
        npca=2*rep+4;
        %npca =6;
        n_clust=c_rep;
        % n_clust=c_rep+5;
        
        phi=1.05                       % fuzzy exponent
        
        maxiter=200;
        toldif=0.0000001;
        
        ndata = length(obs_norm);         % number of data
        % initialise random
        Uinit= initmember(0.1,n_clust,ndata);
        tic
        %data=pc(:,1:npca);
        data = obs_norm(:,used_obs);
        data(isnan(data))=0;
        
        figure
        imagesc(data')
        
        [U, centroid, dist, W, obj] = run_fuzme(n_clust,data,phi,maxiter,1,toldif,0.1,200);
        toc
        %T= kmeans(pc(:,1:7),n_clust,'Replicates',100);
        %T= clusterdata(pc(:,1:6),'maxclust',n_clust,'linkage','ward');
        
        [conf T]= max(U');
        
        for dt=1:2
            [DB(rep,c_rep,dt),CH(rep,c_rep,dt),Dunn(rep,c_rep,dt),KL(rep,c_rep,dt),Han(rep,c_rep,dt),st] = valid_internal_deviation(data,T,dt)
        end
        
        obs_sort = zeros(size(obs_norm));
        obs_sort_mean = zeros(size(obs_norm));
        cell_list = zeros(length(obs_norm),1);
        usort = zeros(size(U));
        n=0;
        for i = 1:max(T);
            members = find(T==i);
            obs_sort(n+1:n+length(members),:) = obs_norm(members,:);
            obs_sort_mean(n+1:n+length(members),:) = repmat(nanmean(obs_norm(members,:),1),length(members),1);
            cell_list(n+1:n+length(members))=members;
            
            usort(n+1:n+length(members),:)=U(members,:);
            n=n+length(members);
        end
        obs_sort(isnan(obs_sort))=-3;
        labels  ={};
        for i = 1:length(obs_name);
            labels{i} = sprintf('%s  %d',obs_name{i},i);
        end
        figure
        imagesc(obs_sort',[-3 3]);
        set(gca,'YTickLabel',labels(1:n_obs))
        set(gca,'YTick',1:length(obs_name))
        figure
        imagesc(obs_sort_mean',[-1.5 1.5]);
        set(gca,'YTickLabel',labels(1:n_obs))
        set(gca,'YTick',1:length(obs_name))
        % figure
        % imagesc(usort')
        
        figure
        imagesc(corrcoef(data(cell_list,:)'),[-1 1]);
        title(sprintf('nclust %d npca %d phi %0.2f',n_clust,npca,phi))
    end
end

figure
imagesc(Dunn(:,:,1));

types = nan(1,length(drift_all));
types(usedcells)=T;

figure
scatter(obs_norm(:,1),obs_norm(:,2),[],T)

[labels cmap clim]= makeColors(types,nan,'qual','Set1');
f = plotSections(sections,anatomy,histox,histoy,histSection,labels);
colormap(cmap); colorbar; set(gca,'Clim',clim); title(sprintf('type %d',i));


for full_analysis=1:0
dsID = 4; ds = find(types==dsID);
onsustID =2; onsust = find(types == onsustID);
offsustID = 3; offsust= find(types == offsustID);
offtransID =5; offtrans = find(types==offtransID);
sbcID = 1; sbc = find(types==sbcID);
miscwID = 6; miscw = find(types==miscwID);
plist{1} = onsust; plist{2} = offsust; plist{3} = offtrans; plist{4} = ds; plist{5}=miscw; plist{6} = sbc;

figure
for i = 1:length(plist);
    subplot(2,3,i)
    hist(manual_type(plist{i}),1:7)
end

%for i = 1:max(T);
for i = [onsustID offsustID offtransID  dsID   sbcID miscwID];
    id = zeros(size(types));
    id(types==i)=1;
    
    [labels cmap clim]= makeColors(id,nan,'qual','Set1');
    f = plotSections(sections,anatomy,histox(~manual_outside),histoy(~manual_outside),histSection(~manual_outside),labels(~manual_outside,:));
    colormap(cmap); colorbar; set(gca,'Clim',clim); title(sprintf('type %d',i));
    
    f = plotFiltSections(sections,anatomy,round(histox(~manual_outside)),round(histoy(~manual_outside)),histSection(~manual_outside),id(~manual_outside),[],cbrewer('seq','Greens',64),[0 0.4],100);
    %title(sprintf('type %d',i));
    %subplot(2,3,1); colorbar
end

id = zeros(size(types));
id(types==onsustID | types == offsustID | types ==offtransID)=1;
f = plotFiltSections(sections,anatomy,round(histox(~manual_outside)),round(histoy(~manual_outside)),histSection(~manual_outside),id(~manual_outside),[],cbrewer('seq','Greens',64),[0 0.7],100);
%title(sprintf('type %d',i));
%subplot(2,3,1); colorbar



sects=[2 3 5];
for section=1:3
    sectionUnits = find(histSection==sects(section) & ~manual_outside');
    Ntotal(section)=length(sectionUnits);
    for type = 1:6;
        N(section,type)=length(intersect(sectionUnits,plist{type}));
        [phat pci] = binofit(N(section,type),Ntotal(section),0.1);
        binoP(section,type)=phat;
        binoCI(section,type,:) = pci;
        err(section,type) = sqrt(Ntotal(section)*phat*(1-phat))/Ntotal(section);
        fraction(section,type) = N(section,type)/Ntotal(section);
    end
end

for tp = 1:6;
    figure
    bar(binoP(:,tp));
    hold on
    %errorbar(1:3,binoP(:,tp),binoP(:,tp)-binoCI(:,tp,1),binoCI(:,tp,2)-binoP(:,tp),'k.','LineWidth',2);
    errorbar(1:3,binoP(:,tp),err(:,tp),'k.','LineWidth',2)
    set(gca,'XTicklabel',{'anterior','mid','posterior'})
    ylabel('fraction'); set(gca,'FontSize',16); set(get(gca,'YLabel'),'Fontsize',16);
end


f = plotFiltSections(sections,anatomy,round(histox(~manual_outside)),round(histoy(~manual_outside)),histSection(~manual_outside),x0(~manual_outside)',[],jet,[0 90],100);
%subplot(2,3,1)
plot([100 300],[900 900],'Linewidth',4,'Color',[0.5 0.5 0.5])
% subplot(2,3,4); colorbar;
f = plotFiltSections(sections,anatomy,round(histox(~manual_outside)),round(histoy(~manual_outside)),histSection(~manual_outside),y0(~manual_outside)',[],jet,[-20 40],100);
%subplot(2,3,1)
plot([100 300],[900 900],'Linewidth',4,'Color',[0.5 0.5 0.5])
% subplot(2,3,4); colorbar;



%%% separate ds os

id = zeros(size(types));
id(types' ==dsID & driftDSI(:,1)>0.3)=1;
f = plotFiltSections(sections,anatomy,round(histox(~manual_outside)),round(histoy(~manual_outside)),histSection(~manual_outside),id(~manual_outside),[],cbrewer('seq','Greens',64),[0 0.3],100);

id = zeros(size(types));
id(types' ==dsID & driftDSI(:,1)<0.3)=1;
f = plotFiltSections(sections,anatomy,round(histox(~manual_outside)),round(histoy(~manual_outside)),histSection(~manual_outside),id(~manual_outside),[],cbrewer('seq','Greens',64),[0 0.4],100);

[labels cmap clim]= makeColors(id,nan,'qual','Set1');
f = plotSections(sections,anatomy,histox(~manual_outside),histoy(~manual_outside),histSection(~manual_outside),labels(~manual_outside,:));
colormap(cmap); colorbar; set(gca,'Clim',clim); title(sprintf('type %d',i));


ncells = [length(offtrans) length(onsust) length(offsust) length(ds) length(sbc) length(miscw) sum(~manual_outside' & isnan(types))];
figure
bar(ncells/sum(ncells));
grouplabels = {'tOff','sOn','sOff','DS/OS','supp','slow','unresp'};
set(gca,'XTicklabel',grouplabels)
rotateticklabel(gca,90)
ylabel('fraction')
set(get(gca,'Ylabel'),'FontSize',20);
set(get(gca,'Xlabel'),'FontSize',labelsize); set(get(gca,'Ylabel'),'FontSize',labelsize); set(gca,'Fontsize',ticksize);
ylim([0 0.28])

figure
for i = 1:length(plist);
    subplot(2,3,i)
    hist(manual_type(plist{i}),1:7)
end

%%% Figures for lgn paper

%%% figure 1 - ephys & sections

%%% correlation
obs_sort = zeros(size(data));
obs_sort_mean = zeros(size(data));
cell_list = zeros(length(obs_norm),1);
usort = zeros(size(U));
n=0;
for i = [onsustID offsustID offtransID  dsID   sbcID miscwID];
    members = find(T==i);
    obs_sort(n+1:n+length(members),:) = obs_norm(members,used_obs);
    obs_sort_mean(n+1:n+length(members),:) = repmat(nanmean(obs_norm(members,used_obs),1),length(members),1);
    cell_list(n+1:n+length(members))=members;
    
    usort(n+1:n+length(members),:)=U(members,:);
    n=n+length(members);
end
%obs_sort(isnan(obs_sort))=-3;
labels  ={};
for i = 1:length(used_obs);
    labels{i} = sprintf('%s',obs_name{used_obs(i)});
end
figure
imagesc(obs_sort',[-3 3]);
set(gca,'YTickLabel',labels(1:length(used_obs)))
set(gca,'YTick',1:length(obs_name))
colormap(flipud(cbrewer('div','RdBu',64)));

figure
imagesc(obs_sort_mean',[-1 1]);
set(gca,'YTickLabel',labels(1:length(used_obs)))
set(gca,'YTick',1:length(obs_name))
%colormap(gray)
colormap(flipud(cbrewer('div','RdBu',64)));
set(gca,'Xtick',50:50:200); xlabel('cell #');
colorbar
set(get(gca,'Xlabel'),'FontSize',16); set(gca,'Fontsize',14);

%%% correlation
figure
imagesc(corrcoef(data(cell_list,:)'),[-1 1]);
%colormap gray
colormap(flipud(cbrewer('div','RdBu',64)));
colorbar
set(gca,'Xtick',50:50:200);
set(gca,'Ytick',50:50:200);
set(gca,'Fontsize',14)

[c p]=corrcoef(data(cell_list,:)');
figure
imagesc(p<0.05);
mean(c(163:176,163:176));

c= corrcoef(data');
order= [offtransID onsustID offsustID dsID   sbcID miscwID];
for i = 1:6
    groupc = c(find(T==order(i)),find(T==order(i)));
    cc(i,1) = mean(groupc(:));
    ccstd(i,1) = std(groupc(:))/sqrt(sqrt(0.5*length(groupc(:))));
    
    groupc = c(find(T==order(i)),find(T~=order(i)));
    cc(i,2) = mean(groupc(:));
    ccstd(i,2) = std(groupc(:))/sqrt(sqrt(0.5*length(groupc(:))));
end

ticksize=14; labelsize=20; stdwidth=2;

grouplabels = {'tOff','sOn','sOff','DS/OS','supp','slow'};

figure
bar(cc(:,1));
hold on
bar(cc(:,2),'r');
errorbar(cc(:,2),ccstd(:,2),'k.','LineWidth',2);
errorbar(cc(:,1),ccstd(:,1),'k.','LineWidth',2);
axis([0 7 -0.25 0.75])
ylabel('correlation');
set(get(gca,'Xlabel'),'FontSize',labelsize); set(get(gca,'Ylabel'),'FontSize',labelsize); set(gca,'Fontsize',ticksize);
legend('within group', 'btw groups')
set(gca,'Xticklabel',grouplabels);
set(get(gca,'Xlabel'),'FontSize',16);

%%% size suppresion
figure
fl_cc = fl_supp([plist{1},plist{2},plist{3}]);
fl_cc(fl_cc<0)=0;
hist(1-fl_cc,0:0.2:1)
set(gca,'Ytick',13.5:13.5:45); set(gca,'Yticklabel',0.1:0.1:0.3);
xlabel('size supp');
ylabel('fraction')
set(get(gca,'Xlabel'),'FontSize',labelsize); set(get(gca,'Ylabel'),'FontSize',labelsize); set(gca,'Fontsize',ticksize);
xlim([-0.2 1.2])

figure
bandpass = lowpass([plist{1},plist{2},plist{3}])./drift_amp([plist{1},plist{2},plist{3}]);
bandpass(bandpass>1)=1;
hist(1-bandpass,0:0.2:1)
set(gca,'Ytick',13.5:13.5:45); set(gca,'Yticklabel',0.1:0.1:0.3);
xlabel('bandpass index');
ylabel('fraction')
set(get(gca,'Xlabel'),'FontSize',labelsize); set(get(gca,'Ylabel'),'FontSize',labelsize); set(gca,'Fontsize',ticksize);
xlim([-0.2 1.2])



%%% bar graphs
figure
subplot(3,3,1)
barparams(driftOSI,plist);
ylabel('OSI','FontSize',10);
subplotAxes(gca)


subplot(3,3,2);
hold off
barparams(A*8,plist);
ylabel('sta amp', 'Fontsize',10);
ylim([-1 1])
subplotAxes(gca)
% subplot(3,3,2);
% barparams(sustain,plist);
% ylabel('sust','FontSize',10);
% subplotAxes(gca)

subplot(3,3,3);
barparams_med(driftF1F0*2,plist);
ylabel('F1/F0','FontSize',10);
subplotAxes(gca)


subplot(3,3,5);
speeds = [10 20 40 80 160 nan];
mv_spd(isnan(mv_spd))=6;
mv_spd_fix = speeds(mv_spd);
barparams(mv_spd_fix,plist);
ylabel('peak speed deg/sec','Fontsize',10)
subplotAxes(gca)


subplot(3,3,9);
sfs = [0 0.01 0.02 0.04 0.08 0.16 0.32 nan];
sf_inds = peak_sf;
sf_inds(peak_sf ==0) = 7;
sf_inds(isnan(peak_sf))=8;
barparams(sfs(sf_inds),plist);
ylabel('peak SF (cpd)','FontSize',10)
ylim([0 0.14])
subplotAxes(gca)

% subplot(3,3,7);
% barparams(tf_ratio(:,1),plist);
% ylabel('TF ratio', 'Fontsize',10);

subplot(3,3,6);hold off
barparams_med(wn_cr_dom/600,plist,6);
ylabel('wn resp sp/sec');
ylim([-8 8])
subplotAxes(gca,6)


subplot(3,3,7);hold off
barparams_med(dr_spont,plist,6);
ylabel('spont (sp/sec)', 'Fontsize',10);
ylim([0 11])
subplotAxes(gca,6)


subplot(3,3,8);hold off
barparams(fl_onoffcorr,plist);
ylabel('on/off corr', 'Fontsize',10);
subplotAxes(gca)

subplot(3,3,8);hold off
barparams(tratio,plist);
ylabel('sta transience', 'Fontsize',10);
subplotAxes(gca)



% subplot(3,3,8);
% barparams(wx,plist);
% ylabel('wx', 'Fontsize',10);
%
% subplot(3,3,9);
% barparams(wy,plist);
% ylabel('wy', 'Fontsize',10);


%democells = [57 89 199]; %sbc
%democells = 89
% democells=199
%  democells = [124 129 157 182 185 231] %% ds os
% democells = [124 157 182]
%  democells = [ 156] %sOff
% democells = [108 ] %sOff
% democells = [119 ]; %sOn
democells = [181 236]; %tOff
% democells = [181]; %tOff
xedge = 64-32;
ticksize=14; labelsize=20; stdwidth=2;
for c = 1:length(democells);
    figure
    i=democells(c); cell_n=i;
    sta = squeeze(wn_all(i,dom_eye(i)).svd_xy(1,:,:));
    imagesc(sta,1.2*[-max(abs(sta(:))) max(abs(sta(:)))]);
    colormap(gray(256));
    xlim([xedge+1 xedge+64]);
    ylim([1 64])
    %       set(gca,'Xtick',xedge:10/wn_degperpix:xedge+64);
    %       set(gca,'Xticklabel',{'0','10','20','30','40','50'});
    
    hold on
    plot([35 35+10/wn_degperpix],[5 5],'w','Linewidth',12)
    %        set(gca,'Ytick',1:10/wn_degperpix:64);
    %       set(gca,'Yticklabel',{'0','10','20','30','40','50'});
    %       xlabel('deg');
    axis off
    axis square
    
    
    
    dt=0.05;
    tmax=0.25;
    figure
    stat= squeeze(wn_all(i,dom_eye(i)).sta_t);
    
    if ~isnan(stat)
        if abs(min(sta(:)))>max(sta(:))
            stat = -stat;
        end
        plot(stat,'Linewidth',2)
        ylim(1.2*[-max(abs(stat)) max(abs(stat))]);
        xlim([1 16])
        set(gca,'Xtick',(0:dt:tmax)*60+1);
        set(gca,'Xticklabel',{'0', '50','100','150','200','250'});
        set(gca,'Ytick',[-0.5 -0.25 0 0.25 0.5])
        xlabel('msec')
        set(get(gca,'Xlabel'),'FontSize',labelsize); set(gca,'Fontsize',ticksize);
    end
    
    figure
    f= fl_all(i);
    for r = 1:2
        hold on
        if r==1
            plot(f.onset_bins(1:end-1),squeeze(mean(f.onset_hist(r,:,:),2)),'Linewidth',2)
        else
            plot(f.onset_bins(1:end-1),squeeze(mean(f.onset_hist(r,:,:),2)),'r','Linewidth',2)
        end
    end
    yl = get(gca,'YLim');
    plot([0.25 0.5],0.9*[yl(2) yl(2)],'g','Linewidth',4);
    xlim([0.15 f.onset_bins(end-1)]);
    set(gca,'Xtick',0.15:0.1:f.onset_bins(end-1));
    set(gca,'Xticklabel',((0.15:0.1:f.onset_bins(end-1))-0.15)*1000)
    xlabel('msec')
    ylabel('sp/sec');
    set(get(gca,'Xlabel'),'FontSize',labelsize); set(get(gca,'Ylabel'),'FontSize',labelsize); set(gca,'Fontsize',ticksize);
    
    figure
    plot(mv_sp_tune(cell_n,:),'Linewidth',2);
    if ~isnan(mv_sp_tune(cell_n))
        axis([1 5 min(0,min(mv_sp_tune(cell_n,:))) 1.2*max(mv_sp_tune(cell_n,:))])
    end
    set(gca,'XTick',1:5); set(gca,'XtickLabel',[10 20 40 80 160]); xlabel('deg/sec');
    ylabel('sp/sec')
    set(get(gca,'Xlabel'),'FontSize',labelsize); set(get(gca,'Ylabel'),'FontSize',labelsize); set(gca,'Fontsize',ticksize);
    
    d = drift_all(cell_n);
    color = {'b','r'};
    figure
    for r=1:2  %%% tempfreq
        f=1;
        drift_os = squeeze(d.orient_tune(r,f,:));
        h=polar((0:8)*pi/4,[drift_os' drift_os(1)],color{r});
        set(h,'Linewidth',stdwidth)
        hold on
    end
    
    
    figure
    for r=1:2
        drift_sf= squeeze(d.sf_tune(r,f,:));
        
        hold on
        plot(drift_sf,color{r},'Linewidth',2);
        axis([1 7 min(0,min(drift_sf)) drift_amp(cell_n)+1])
        set(gca,'XTick',1:7); set(gca,'Xticklabel',[0 0.01 0.02 0.04 0.08 0.16 0.32]);
        xlabel('SF (cpd)'); ylabel('sp/sec')
    end
    set(get(gca,'Xlabel'),'FontSize',labelsize); set(get(gca,'Ylabel'),'FontSize',labelsize); set(gca,'Fontsize',ticksize);
    legend('2Hz','8Hz')
    
    figure
    plot(fl_sztune(i,:),'Linewidth',stdwidth);
    xlim([1 6]); ylim([0 1.2*max(fl_sztune(i,:))]);
    set(gca,'Xticklabel',{'2','4','8','16','32','full'}); xlabel('spot size'); ylabel('sp/sec');
    set(get(gca,'Xlabel'),'FontSize',labelsize); set(get(gca,'Ylabel'),'FontSize',labelsize); set(gca,'Fontsize',ticksize);
    
    figure
    plot((1-cos((1:20)*2*pi/20))*0.5,squeeze(wn_all(i,1).crf)/600,'Linewidth',stdwidth);
    xlabel('contrast'); ylabel('sp/sec');
    set(gca,'Xtick',[0 0.25 0.5 0.75 1]); ylim([0 1.2*max(wn_all(i,1).crf/600)]);
    set(get(gca,'Xlabel'),'FontSize',labelsize); set(get(gca,'Ylabel'),'FontSize',labelsize); set(gca,'Fontsize',ticksize);
    
    
end

figure
plot(dr_spont(~manual_type==0), wn_cr_dom(~manual_type==0)/600,'o')
hold on
%plot(dr_spont(plist{6}), wn_cr(plist{6})/600,'ro')
plot(dr_spont(manual_type==4), wn_cr_dom(manual_type==4)/600,'go')

figure
plot(wx([plist{1} plist{2} plist{3}]),wy([plist{1} plist{2} plist{3}]),'o')

labelsize=20; ticksize=16;
figure
hist(1.17*wx([plist{1} plist{2} plist{3}]),1:1:14)
xlabel('radius (deg)');
ylabel('fraction');
npts = length([plist{1} plist{2} plist{3}])
set(gca,'Xtick',2:2:14)
set(gca,'Ytick',(0:0.1:0.4)*npts); set(gca,'YTickLabel',0:0.1:0.4);
axis([0 15.5 0 0.35*npts])
set(get(gca,'Xlabel'),'FontSize',labelsize); set(get(gca,'Ylabel'),'FontSize',labelsize); set(gca,'Fontsize',ticksize);


figure
os = find(types==dsID);
plot(driftOSI(os,1),driftDSI(os,1),'o')
xlabel('OSI'); ylabel('DSI');
axis equal
axis square


id = zeros(1,length(types));
id(types' ==dsID & (sin(driftOSItheta(:,1)).^2)>0.5)=1;
f = plotFiltSections(sections,anatomy,round(histox(~manual_outside)),round(histoy(~manual_outside)),histSection(~manual_outside),id(~manual_outside),[],cbrewer('seq','Greens',64),[0 0.4],100);

hrange = 0.05:0.1:1
figure
hist(driftOSI(~isnan(types) ),hrange);
hold on
hist(driftOSI(types==dsID),hrange,'r');

driftDSI(driftDSI(:,1)>0.4 & types'~=dsID)=nan;
hrange = 0.05:0.1:1
figure
hist(driftDSI(~isnan(types) ),hrange);
hold on
hist(driftDSI(types==dsID),hrange,'r');
sum(hist(driftDSI(~isnan(types) ),hrange))


grouplabels = {'sOn','sOff','tOff','DS/OS','slow','supp'};

datatable=[];
for i = 1:6
    datatable{1,i+1}=grouplabels{i};
end
for i = 1:size(obs,2);
    datatable{i+1,1}=obs_name{i};
    for c = 1:6
        if i==8
            datatable{i+1,c+1} = sprintf('%0.1f +/- %0.2f',9*nanmean(obs(plist{c},i)),9*nanstd(obs(plist{c},i))/sqrt(length(plist{c})));
        elseif i==13
            datatable{i+1,c+1} = sprintf('%0.1f +/- %0.2f',16.6*nanmean(obs(plist{c},i)),16.6*nanstd(obs(plist{c},i))/sqrt(length(plist{c})));
        elseif i==14
            datatable{i+1,c+1} = sprintf('%0.1f +/- %0.2f',1000*nanmean(obs(plist{c},i))/20,(1000/20)*nanstd(obs(plist{c},i))/sqrt(length(plist{c})));
        elseif i==15
            szs= [2 4 8 16 32 64 nan];
            sz = obs(:,i); sz(isnan(sz))=7;
            sz_all = szs(sz);
            datatable{i+1,c+1} = sprintf('%0.1f +/- %0.2f',nanmean(sz_all(plist{c})),nanstd(sz_all(plist{c}))/sqrt(length(plist{c})));
        elseif i==22
            speeds = [10 20 40 80 160 nan];
            mv_spd(isnan(mv_spd))=6;
            mv_spd_fix = speeds(mv_spd);
            datatable{i+1,c+1} = sprintf('%0.1f +/- %0.2f',nanmean(mv_spd_fix(plist{c})),nanstd(mv_spd_fix(plist{c}))/sqrt(length(plist{c})));
        elseif i == 25
            sfs = [0 0.01 0.02 0.04 0.08 0.16 0.32 nan];
            sf_inds = peak_sf;
            sf_inds(peak_sf ==0) = 7;
            sf_inds(isnan(peak_sf))=8;
            sfvalue = sfs(sf_inds);
            datatable{i+1,c+1} = sprintf('%0.2f +/- %0.3f',nanmean(sfvalue(plist{c})),nanstd(sfvalue(plist{c}))/sqrt(length(plist{c})));
        elseif i==28
            datatable{i+1,c+1} = sprintf('%0.1f +/- %0.2f',2*nanmedian(obs(plist{c},i)),2*nanstd(obs(plist{c},i))/sqrt(length(plist{c})));
        elseif i==29
            datatable{i+1,c+1} = sprintf('%0.1f +/- %0.2f',nanmedian(obs(plist{c},i))/600,(1/600)*nanstd(obs(plist{c},i))/sqrt(length(plist{c})));
            
        else
            datatable{i+1,c+1} = sprintf('%0.1f +/- %0.2f',nanmedian(obs(plist{c},i)),nanstd(obs(plist{c},i))/sqrt(length(plist{c})));
        end
    end
end
xlswrite('datatableLGN2.xls',datatable)


figure
histrange = 0:45:330
rose([ driftOSItheta(os,1) ;driftOSItheta(os,1)+pi],histrange*pi/180)
set(gca,'LineWidth',4)
set(gca,'Fontsize',16)

figure
histrange = 0:45:180
h=hist(round(driftOSItheta(os,1)*180/pi),histrange)
hfix= h;
hfix(1)=h(1)+h(end);
hfix(end) = h(1)+h(end);
polar(histrange*pi/180,hfix)
hold on
polar(histrange*pi/180+pi,hfix);

ds = find(types' == dsID & driftDSI(:,1)>0.3)
figure
histrange = 0:45:330;
rose(round(driftDSItheta(ds,1)),histrange*pi/180)

h=hist(round(driftDSItheta(ds,1)*180/pi),histrange);
hfix= h;
hfix(1)=h(1)+h(end);
hfix(end) = h(1)+h(end);
polar(histrange*pi/180,hfix)

c = find(~isnan(types));
normY= nan(size(histox));
depthY= nan(size(histox));
for cell_n = c;
    
    paxxy = sections(histSection(cell_n)).coords;
    tracexy = anatomy(site(cell_n)).LGN;  %%% coords are reversed
    widthX = max(tracexy(:,2))-min(tracexy(:,2));
    %normX(cell_n) = (histox(cell_n)-min(tracexy(:,2))) / widthX;
    ypts = find(abs((tracexy(:,2))-(histox(cell_n)))<10);
    if length(ypts)>1
        normY(cell_n) = (histoy(cell_n)-min(tracexy(ypts,1))) / (max(tracexy(ypts,1)) - min(tracexy(ypts,1)));
        depthY(cell_n) = max(tracexy(ypts,1)) -histoy(cell_n);
    else
        normY(cell_n)=-50;
        depthY(cell_n)=-50;
    end
end
figure
allY=hist(depthY(~manual_outside & histSection'~=5),[150 450])
bar(allY)
hold on
dsY=hist(depthY( find(types==dsID & histSection~=5)),[150 450]);
bar(dsY)
figure
bar(dsY./allY)

range = [0:0.25:1]
figure
allY=hist(normY,range);
hist(normY,range);
hold on
dsY=hist(normY( find(types==dsID)),range);
hist(normY( find(types==dsID)),range);
figure
bar(dsY./allY)
end %%% full analysis

psfilename = 'c:/data/allLGN.ps'
if exist(psfilename,'file')==2;delete(psfilename);end
figure
imagesc(obs_sort_mean');
labels  ={};
for i = 1:length(obs_name);
    labels{i} = sprintf('%s  %d',obs_name{i},i);
end
set(gca,'YTickLabel',labels(1:n_obs))
set(gca,'YTick',1:length(obs_name))
set(gcf, 'PaperPositionMode', 'auto');
print('-dpsc',psfilename,'-append');

%for c = 1:length(cell_list);
for c = 1:length(wn_all)
    
    
    %cell_n = usedcells(cell_list(c));
    cell_n=c;
    
    i = cell_n;
    
    figure
    set(gcf,'position',[100 50 850 950])
    subplot(5,4,1);
    
    if ~isempty(wn_all(cell_n,dom_eye(cell_n)).N)
        for j=1:3
            subplot(5,4,j);
            imagesc(squeeze(wn_all(i,dom_eye(cell_n)).svd_xy(j,:,:)));
            axis off
        end
        
        subplot(5,4,5);
        imagesc(squeeze(wn_all(i,dom_eye(cell_n)).fitsta));
        axis off
        title(sprintf('x=%d y=%d wx=%d wy=%d',round(x0(cell_n)),round(y0(cell_n)),round(wx(cell_n)),round(wy(cell_n))));
        subplot(5,4,6);
        plot(squeeze(wn_all(i,dom_eye(cell_n)).sta_t));
        title(sprintf('tminmax = %0.2f',tratio(cell_n)));
        subplot(5,4,7);
        plot(1-cos((1:20)*2*pi/20),squeeze(wn_all(i,1).crf));hold on
        if ~isempty(wn_all(i,2).crf)
            plot(1-cos((1:20)*2*pi/20),squeeze(wn_all(i,2).crf),'r');
        end
        title(sprintf('cnrm=%0.1f ad=%0.1f dom=%d',wn_cr_norm(cell_n),wn_adapt(cell_n),dom_eye(cell_n)))
    end
    subplot(5,4,1);
    if ismember(cell_n,usedcells)
        title(sprintf('cell %d; type %d',c,T(find(usedcells==c))));
    else
        title(sprintf('cell %d; type nan',c))
    end
    subplot(5,4,2);
    title(sprintf('filenum %d',site(cell_n)));
    
    subplot(5,4,3);
    title(sprintf('ch%d cl%d',cell_id(cell_n,1),cell_id(cell_n,2)));
    
    f= fl_all(i);
    subplot(5,4,9);
    if ~isempty(f.sta_diff);
        imagesc(f.sta_diff(:,:,f.lag+1)');
    end
    title(sprintf('flash amp=%0.1f',fl_amp(cell_n)))
    axis off
    
    if ~isempty(f.N)
        subplot(5,4,10);
        for r = 1:2
            hold on
            if r==1
                plot(f.onset_bins(1:end-1),squeeze(mean(f.onset_hist(r,:,:),2)))
            else
                plot(f.onset_bins(1:end-1),squeeze(mean(f.onset_hist(r,:,:),2)),'r')
            end
        end
        yl = get(gca,'YLim');
        plot([0.25 0.5],0.9*[yl(2) yl(2)],'g')
        xlim([0 f.onset_bins(end-1)])
        title(sprintf('tp=%d sust=%0.1f c=%0.1f',fl_type(cell_n),sustain(cell_n),fl_onoffcorr(cell_n)));
        
        subplot(5,4,11);
        plot(fl_sztune(i,:));
        xlim([1 6])
        set(gca,'XTick',[]); xlabel('size');
    end
    
    if isstruct(mv_all(cell_n))
    if ~isempty(mv_all(cell_n).N)
        subplot(5,4,13);
        imagesc(squeeze(mv_all(cell_n).sta_diff(:,:,mv_all(cell_n).lag+1))');
        axis off
        title(sprintf('moving amp=%0.1f',mv_amp(cell_n)))
        
        subplot(5,4,14);
        plot(mv_sz_tune(cell_n,:));
        if ~isnan(mv_sz_tune(cell_n,:))
            axis([1 3 min(0,min(mv_sz_tune(cell_n,:))) 1+max(mv_sz_tune(cell_n,:))])
        end
        set(gca,'XTick',[]); xlabel('size');
        
        subplot(5,4,15);
        plot(mv_sp_tune(cell_n,:));
        if ~isnan(mv_sp_tune(cell_n))
            axis([1 5 min(0,min(mv_sp_tune(cell_n,:))) 1+max(mv_sp_tune(cell_n,:))])
        end
        set(gca,'XTick',[]); xlabel('speed');
        title(sprintf('sp=%0.1f sp_ratio=%0.1f',mv_spd(cell_n),mv_spd_ratio(cell_n)));
        subplot(5,4,16);
        plot(mv_os_tune(cell_n,:));
        title(sprintf('os=%0.1f ds=%0.1f',mv_osi(cell_n),mv_dsi(cell_n)));
        if~isnan(mv_os_tune(cell_n))
            axis([1 8 min(0,min(mv_os_tune(cell_n,:))) 1+max(mv_os_tune(cell_n,:))]);
        end
        set(gca,'XTick',[]); xlabel('theta');
    end
    else
        subplot(5,4,13)
        bar(burst_fraction(cell_n,:));
        ylim([0 0.4]);
        title(sprintf('burst %0.2f %0.2f',burst_fraction(cell_n,1),burst_fraction(cell_n,2)));
        subplot(5,4,14);
        plot(stop_crf(cell_n,:),'r');
        hold on
        plot(move_crf(cell_n,:),'b');
        yl = get(gca,'ylim');
        ylim([0 yl(2)]);
        
        if length(movement_all(cell_n).speed)>1
            subplot(5,4,15)
        plot(movement_all(cell_n).mvlfp_tdata,movement_all(cell_n).speed,'g');
        title(sprintf('moving = %0.0f %%',100*sum(movement_all(cell_n).speed>1) /length(movement_all(cell_n).speed)));
        xlim([0 max(movement_all(cell_n).mvlfp_tdata)])
        
        subplot(5,4,16)
          plot(movement_all(cell_n).freqs, squeeze(movement_all(cell_n).mv_lfp));
        ylim([0 1.5*prctile(movement_all(cell_n).mv_lfp(1,:),95)])
        xlim([0 90])
        end
        
        %%% evoked ratio?
    end
    if ~isnan(histox(cell_n))
    subplot(5,4,4)
    plot(sections(histSection(cell_n)).coords(:,1),sections(histSection(cell_n)).coords(:,2),'b.'); hold on
    plot(originalX(cell_n),originalY(cell_n),'r*');
    hold on
    plot(alignedX(cell_n),alignedY(cell_n),'g*')
    title(sprintf('Pax AP = %d',histSection(cell_n)));
    axis([-500 500 -500 500]);
    axis off
    
    subplot(5,4,8);
    lgnxy = anatomy(site(cell_n)).LGN;
    plot(lgnxy(:,2),lgnxy(:,1),'b.'); hold on
    plot(originalX(cell_n),originalY(cell_n),'r*');
    etrode = anatomy(site(cell_n)).Electrode;
    plot(etrode(:,2),etrode(:,1),'k','LineWidth',1);
    axis([-500 500 -500 500]);
    axis off
    title(sprintf('monitor %0.0f',offsetX(cell_n)));
    end
    
    subplot(5,4,12);
    plot(wvform(cell_n,:));
    set(gca,'Xtick',[]);
    xlabel('wvform');
    
    
    color = {'b','r'};
    d = drift_all(cell_n);
    for r=1:2  %%% tempfreq
        for f=1:2  %%% F0 F1
            drift_os = squeeze(d.orient_tune(r,f,:));
            
            subplot(5,4,16+f)
            hold on
            plot(drift_os,color{r});
            title(sprintf('os%0.1f %d ds%0.1f %d',driftOSI(cell_n,f),round(driftOSItheta(cell_n,f)*180/pi),driftDSI(cell_n,f), round(driftDSItheta(cell_n,f)*180/pi)));
            axis([1 8 min(0,min(drift_os)) drift_amp(cell_n)+1])
            set(gca,'XTick',[])
            xlabel('theta')
            
            drift_sf= squeeze(d.sf_tune(r,f,:));
            subplot(5,4,18+f)
            hold on
            plot(drift_sf,color{r});
            if f==2
                title(sprintf('peak sf %d',peak_sf(cell_n)));
            else
                title(sprintf('sf amp %0.1f F1F0 %0.1f',drift_amp(cell_n),driftF1F0(cell_n)));
            end
            axis([1 7 min(0,min(drift_sf)) drift_amp(cell_n)+1])
            set(gca,'XTick',[])
            xlabel('SF')
        end
    end
    set(gcf, 'PaperPositionMode', 'auto');
    print('-dpsc',psfilename,'-append');
    close(gcf)
    
end
ps2pdf('psfile', psfilename, 'pdffile', [psfilename(1:(end-2)) 'pdf']);
